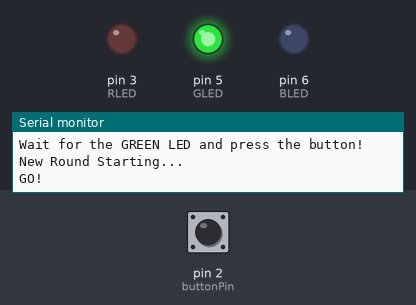
The sketch below on a simulated Arduino Uno, built with avr-gcc and run on an emulated ATmega328P. On the bench: output pins drawn as LEDs (lit = HIGH), the last lines printed to the serial monitor. The test bench sets the inputs (shaded band); at power-on: pin 2 (buttonPin) LOW. Random numbers use the default seed unless the sketch sets one.

Above: at 10.9 s.
11.0 s: pin 2 (buttonPin) pulled HIGH for 0.25 s
At 11.8 s:
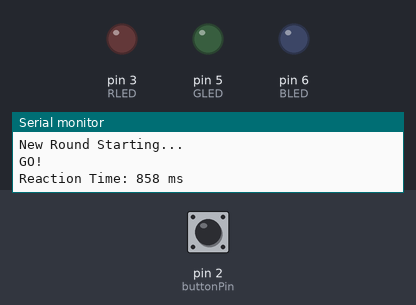
At 17.7 s:
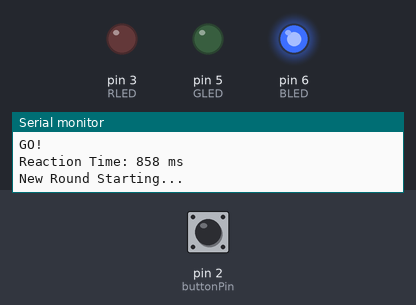
Timing chart, 0 to 18.7 s (numbered marks = the images above; inputs shaded):
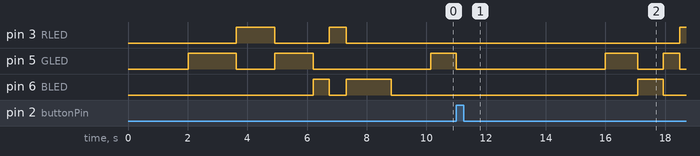

The sketch:

Reaction_Time_Game.ino
```cpp
/*
 * Author      : Shubh Jashan Singh
 * Date        : 28 June 2026
 */
const int RLED = 3;
const int GLED = 5;
const int BLED = 6;

const int buttonPin = 2;

unsigned long startTime;
unsigned long reactionTime;

void setup() {
  pinMode(RLED, OUTPUT);
  pinMode(GLED, OUTPUT);
  pinMode(BLED, OUTPUT);
  pinMode(buttonPin, INPUT);

  Serial.begin(9600);
  randomSeed(analogRead(A0));

  Serial.println("Reaction Time Game");
  Serial.println("Wait for the GREEN LED and press the button!");
}

void loop(){
  //led off
  digitalWrite(RLED, LOW);
  digitalWrite(GLED, LOW);
  digitalWrite(BLED, LOW);

  Serial.println("\nNew Round Starting...");
  delay(2000);

  //random led blinking
  for (int i = 0; i < 10; i++) {

    int ledChoice = random(0, 3);
    int randomDelay = random(200, 1001);

    switch (ledChoice) {
      case 0:
        digitalWrite(RLED, HIGH);
        delay(randomDelay);
        digitalWrite(RLED, LOW);
        break;

      case 1:
        digitalWrite(BLED, HIGH);
        delay(randomDelay);
        digitalWrite(BLED, LOW);
        break;

      case 2:
        digitalWrite(GLED, HIGH);
        delay(randomDelay);
        digitalWrite(GLED, LOW);
        break;
    }
  }

  //add random delay
  delay(random(500, 2000));
  Serial.println("GO!");
  digitalWrite(GLED, HIGH);
  startTime = millis();

  //button press
  while (digitalRead(buttonPin) == HIGH) {
  }
  delay(20);
  //button release
  while (digitalRead(buttonPin) == LOW) {
  }

  reactionTime = millis() - startTime;
  digitalWrite(GLED, LOW);

  Serial.print("Reaction Time: ");
  Serial.print(reactionTime);
  Serial.println(" ms");

  delay(3000);
}
```

Measured:
- after the input at 11.0 s, pin 3 (RLED): LOW → HIGH after 7.5 s; pin 5 (GLED): goes LOW 5.0 s, HIGH 1.1 s, LOW 0.85 s, HIGH 0.56 s, then LOW, starting at once; pin 6 (BLED): LOW → HIGH after 6.1 s, → LOW 0.85 s later
